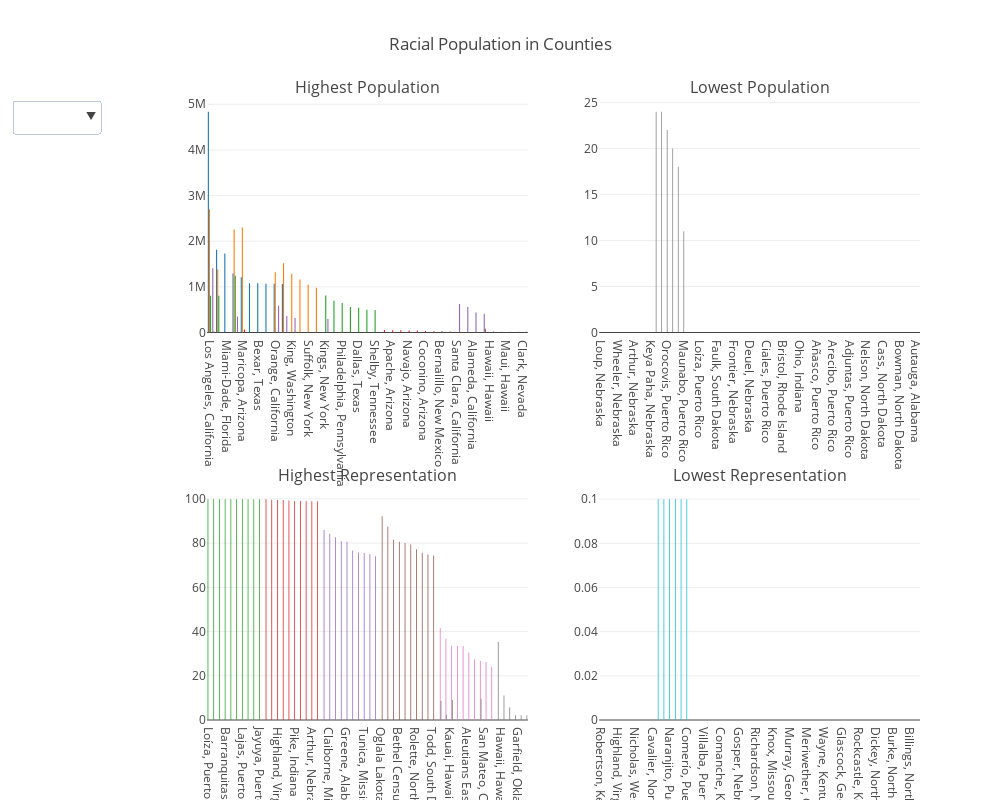

The cell this chart's notebook holds for it:
### Code cell
races = ['Hispanic', 'White', 'Black', 'Native', 'Asian', 'Pacific']

### Create individual figures
fig = tools.make_subplots(rows=2, cols=2, subplot_titles=('Highest Population',     'Lowest Population',
                                                          'Highest Representation', 'Lowest Representation'))

###################################### Population ######################################

datas = []
for race in races:
    data = county.groupby(["State", "County"])[race + "_pop"].sum().map(int).sort_values(ascending=False)
    data = data.reset_index()
    data["Place"] = data["County"] + ", " + data["State"]
    data = data.rename(columns={race + "_pop": "Values"})
    datas.append(data)
    

for data in datas:
    trace = go.Bar(
                    x=data.head(10).Place,
                    y=data.head(10).Values, 
                    showlegend=False
                )
    fig.append_trace(trace, 1, 1)
    
for data in datas:
    trace = go.Bar(
                    x=data.tail(10).Place,
                    y=data.tail(10).Values, 
                    showlegend=False
                )
    fig.append_trace(trace, 1, 2)
    
###################################### Representation ######################################

datas = []
for race in races:
    data = county.groupby(["State", "County"])[race].median().sort_values(ascending=False)
    data = data.reset_index()
    data["Place"] = data["County"] + ", " + data["State"]
    data = data.rename(columns={race: "Values"})
    datas.append(data)

for data in datas:
    trace = go.Bar(
                    x=data.head(10).Place,
                    y=data.head(10).Values, 
                    showlegend=False
                )
    fig.append_trace(trace, 2, 1)
    
for data in datas:
    trace = go.Bar(
                    x=data.tail(10).Place,
                    y=data.tail(10).Values, 
                    showlegend=False
                )
    fig.append_trace(trace, 2, 2)

### Create buttons for drop down menu
buttons = []
for i, label in enumerate(races):
    visibility = [i==j for j in range(len(races))]
    button = dict(
                 label =  label,
                 method = 'update',
                 args = [{'visible': visibility},
                     {'title': label}])
    buttons.append(button)

### Create menu
updatemenus = list([
    dict(active=-1,
         x=-0.15,
         buttons=buttons
    )
])

### Final figure edits
fig['layout']['title'] = 'Racial Population in Counties'
fig['layout']['showlegend'] = False
fig['layout']['updatemenus'] = updatemenus
fig['layout'].update(height=800, width=1000)

iplot(fig, filename='dropdown')

### Figure 1 — Plotly figure (JSON) as saved in the notebook; plotly's stock layout.template omitted (floating-point values rounded to 4 significant figures)
{"data": [{"showlegend": false, "type": "bar", "x": ["Los Angeles, California", "Harris, Texas", "Miami-Dade, Florida", "Cook, Illinois", "Maricopa, Arizona", "Riverside, California", "Bexar, Texas", "San Bernardino, California", "Orange, California", "San Diego, California"], "xaxis": "x1", "y": [4838503, 1812246, 1731211, 1293389, 1209461, 1080075, 1078871, 1070426, 1065695, 1060398], "yaxis": "y1"}, {"showlegend": false, "type": "bar", "x": ["Los Angeles, California", "Maricopa, Arizona", "Cook, Illinois", "San Diego, California", "Harris, Texas", "Orange, California", "King, Washington", "Middlesex, Massachusetts", "Suffolk, New York", "Allegheny, Pennsylvania"], "xaxis": "x1", "y": [2700326, 2302395, 2256885, 1514855, 1380966, 1321213, 1284734, 1162418, 1044955, 979991], "yaxis": "y1"}, {"showlegend": false, "type": "bar", "x": ["Cook, Illinois", "Kings, New York", "Harris, Texas", "Los Angeles, California", "Wayne, Michigan", "Philadelphia, Pennsylvania", "Prince George's, Maryland", "Dallas, Texas", "Broward, Florida", "Shelby, Tennessee"], "xaxis": "x1", "y": [1241025, 809720, 805926, 803071, 697355, 645354, 558902, 541730, 495807, 492318], "yaxis": "y1"}, {"showlegend": false, "type": "bar", "x": ["Maricopa, Arizona", "McKinley, New Mexico", "Apache, Arizona", "Robeson, North Carolina", "Navajo, Arizona", "San Juan, New Mexico", "Coconino, Arizona", "Tulsa, Oklahoma", "Bernalillo, New Mexico", "Pima, Arizona"], "xaxis": "x1", "y": [64290, 53500, 51712, 50711, 46399, 45423, 35542, 27426, 26283, 23964], "yaxis": "y1"}, {"showlegend": false, "type": "bar", "x": ["Los Angeles, California", "Santa Clara, California", "Orange, California", "Queens, New York", "Alameda, California", "Honolulu, Hawaii", "San Diego, California", "Cook, Illinois", "King, Washington", "Kings, New York"], "xaxis": "x1", "y": [1405374, 625829, 585820, 556875, 435870, 409418, 360986, 350838, 317092, 295859], "yaxis": "y1"}, {"showlegend": false, "type": "bar", "x": ["Honolulu, Hawaii", "Hawaii, Hawaii", "Los Angeles, California", "King, Washington", "Salt Lake, Utah", "Maui, Hawaii", "Sacramento, California", "Clark, Nevada", "San Diego, California", "Alameda, California"], "xaxis": "x1", "y": [84639, 21254, 20076, 16366, 16184, 15442, 14658, 14249, 12892, 12679], "yaxis": "y1"}, {"showlegend": false, "type": "bar", "x": ["Loup, Nebraska", "Jackson, West Virginia", "Haakon, South Dakota", "Wheeler, Nebraska", "Robertson, Kentucky", "Nicholas, West Virginia", "Arthur, Nebraska", "Blaine, Nebraska", "Cavalier, North Dakota", "Keya Paha, Nebraska"], "xaxis": "x2", "y": [0, 0, 0, 0, 0, 0, 0, 0, 0, 0], "yaxis": "y2"}, {"showlegend": false, "type": "bar", "x": ["Florida, Puerto Rico", "Lajas, Puerto Rico", "Orocovis, Puerto Rico", "Comerío, Puerto Rico", "Patillas, Puerto Rico", "Maunabo, Puerto Rico", "Barranquitas, Puerto Rico", "Maricao, Puerto Rico", "Loíza, Puerto Rico", "Villalba, Puerto Rico"], "xaxis": "x2", "y": [24, 24, 22, 20, 18, 11, 0, 0, 0, 0], "yaxis": "y2"}, {"showlegend": false, "type": "bar", "x": ["Gosper, Nebraska", "Faulk, South Dakota", "Gregory, South Dakota", "Hand, South Dakota", "Frontier, Nebraska", "Hyde, South Dakota", "Jerauld, South Dakota", "Deuel, Nebraska", "Lyman, South Dakota", "Blaine, Nebraska"], "xaxis": "x2", "y": [0, 0, 0, 0, 0, 0, 0, 0, 0, 0], "yaxis": "y2"}, {"showlegend": false, "type": "bar", "x": ["Cidra, Puerto Rico", "Ciales, Puerto Rico", "Ceiba, Puerto Rico", "Stonewall, Texas", "Bristol, Rhode Island", "Sutton, Texas", "Clay, Georgia", "Ohio, Indiana", "Pike, Indiana", "Washington, Georgia"], "xaxis": "x2", "y": [0, 0, 0, 0, 0, 0, 0, 0, 0, 0], "yaxis": "y2"}, {"showlegend": false, "type": "bar", "x": ["Añasco, Puerto Rico", "Glascock, Georgia", "Arroyo, Puerto Rico", "Arecibo, Puerto Rico", "Aibonito, Puerto Rico", "Aguas Buenas, Puerto Rico", "Adjuntas, Puerto Rico", "Heard, Georgia", "Jeff Davis, Georgia", "Nelson, North Dakota"], "xaxis": "x2", "y": [0, 0, 0, 0, 0, 0, 0, 0, 0, 0], "yaxis": "y2"}, {"showlegend": false, "type": "bar", "x": ["Divide, North Dakota", "Dickey, North Dakota", "Cavalier, North Dakota", "Cass, North Dakota", "Burleigh, North Dakota", "Burke, North Dakota", "Bowman, North Dakota", "Bottineau, North Dakota", "Billings, North Dakota", "Autauga, Alabama"], "xaxis": "x2", "y": [0, 0, 0, 0, 0, 0, 0, 0, 0, 0], "yaxis": "y2"}, {"showlegend": false, "type": "bar", "x": ["Loíza, Puerto Rico", "Maricao, Puerto Rico", "Maunabo, Puerto Rico", "Barranquitas, Puerto Rico", "Orocovis, Puerto Rico", "Canóvanas, Puerto Rico", "Lajas, Puerto Rico", "Comerío, Puerto Rico", "Coamo, Puerto Rico", "Jayuya, Puerto Rico"], "xaxis": "x3", "y": [99.9, 99.9, 99.9, 99.9, 99.9, 99.9, 99.9, 99.8, 99.8, 99.8], "yaxis": "y3"}, {"showlegend": false, "type": "bar", "x": ["Wheeler, Nebraska", "Jackson, Kentucky", "Highland, Virginia", "Magoffin, Kentucky", "Nicholas, West Virginia", "Pike, Indiana", "Robertson, Kentucky", "Hamilton, Illinois", "Arthur, Nebraska", "Ohio, Indiana"], "xaxis": "x3", "y": [99.8, 99.6, 99.5, 99.5, 99.3, 99.1, 99.1, 99.1, 98.9, 98.9], "yaxis": "y3"}, {"showlegend": false, "type": "bar", "x": ["Jefferson, Mississippi", "Claiborne, Mississippi", "Holmes, Mississippi", "Macon, Alabama", "Greene, Alabama", "Petersburg city, Virginia", "Coahoma, Mississippi", "Tunica, Mississippi", "Humphreys, Mississippi", "Lowndes, Alabama"], "xaxis": "x3", "y": [85.9, 84.2, 82.6, 80.9, 80.6, 76.7, 75.8, 75.5, 75.1, 74.1], "yaxis": "y3"}, {"showlegend": false, "type": "bar", "x": ["Oglala Lakota, South Dakota", "Kusilvak Census Area, Alaska", "Northwest Arctic Borough, Alaska", "Bethel Census Area, Alaska", "Menominee, Wisconsin", "Sioux, North Dakota", "Rolette, North Dakota", "Dewey, South Dakota", "Buffalo, South Dakota", "Todd, South Dakota"], "xaxis": "x3", "y": [92.1, 87.4, 81.5, 80.6, 80, 79.4, 77.2, 75.6, 74.9, 74.4], "yaxis": "y3"}, {"showlegend": false, "type": "bar", "x": ["Honolulu, Hawaii", "Aleutians West Census Area, Alaska", "Kauai, Hawaii", "Santa Clara, California", "San Francisco, California", "Aleutians East Borough, Alaska", "Alameda, California", "Maui, Hawaii", "San Mateo, California", "Queens, New York"], "xaxis": "x3", "y": [41.6, 36.8, 33.6, 33.5, 33.5, 30.5, 27.5, 26.7, 26.2, 24.2], "yaxis": "y3"}, {"showlegend": false, "type": "bar", "x": ["Kalawao, Hawaii", "Hawaii, Hawaii", "Maui, Hawaii", "Kauai, Hawaii", "Honolulu, Hawaii", "North Slope Borough, Alaska", "Aleutians West Census Area, Alaska", "Washington, Arkansas", "Garfield, Oklahoma", "Anchorage Municipality, Alaska"], "xaxis": "x3", "y": [35.3, 11.1, 9.6, 9.1, 8.6, 5.6, 2.4, 2.2, 2.1, 2.1], "yaxis": "y3"}, {"showlegend": false, "type": "bar", "x": ["Robertson, Kentucky", "Craig, Virginia", "Jackson, West Virginia", "Highland, Virginia", "Keya Paha, Nebraska", "Quitman, Georgia", "Nicholas, West Virginia", "Ohio, Indiana", "Haakon, South Dakota", "Cavalier, North Dakota"], "xaxis": "x4", "y": [0, 0, 0, 0, 0, 0, 0, 0, 0, 0], "yaxis": "y4"}, {"showlegend": false, "type": "bar", "x": ["Maunabo, Puerto Rico", "Naguabo, Puerto Rico", "Naranjito, Puerto Rico", "Orocovis, Puerto Rico", "Patillas, Puerto Rico", "Comerío, Puerto Rico", "Maricao, Puerto Rico", "Loíza, Puerto Rico", "Villalba, Puerto Rico", "Barranquitas, Puerto Rico"], "xaxis": "x4", "y": [0.1, 0.1, 0.1, 0.1, 0.1, 0.1, 0, 0, 0, 0], "yaxis": "y4"}, {"showlegend": false, "type": "bar", "x": ["Naguabo, Puerto Rico", "Morovis, Puerto Rico", "Comanche, Kansas", "Moca, Puerto Rico", "Grant, Nebraska", "Gosper, Nebraska", "Maunabo, Puerto Rico", "Frontier, Nebraska", "Grant, Kansas", "Richardson, Nebraska"], "xaxis": "x4", "y": [0, 0, 0, 0, 0, 0, 0, 0, 0, 0], "yaxis": "y4"}, {"showlegend": false, "type": "bar", "x": ["Winkler, Texas", "Peach, Georgia", "Knox, Missouri", "Willacy, Texas", "Montgomery, Missouri", "Murray, Georgia", "Morgan, Missouri", "Wharton, Texas", "Meriwether, Georgia", "Dickenson, Virginia"], "xaxis": "x4", "y": [0, 0, 0, 0, 0, 0, 0, 0, 0, 0], "yaxis": "y4"}, {"showlegend": false, "type": "bar", "x": ["Armstrong, Texas", "Wayne, Kentucky", "White, Tennessee", "Trimble, Kentucky", "Glascock, Georgia", "Todd, Kentucky", "Sequatchie, Tennessee", "Rockcastle, Kentucky", "Robertson, Kentucky", "Ralls, Missouri"], "xaxis": "x4", "y": [0, 0, 0, 0, 0, 0, 0, 0, 0, 0], "yaxis": "y4"}, {"showlegend": false, "type": "bar", "x": ["Divide, North Dakota", "Dickey, North Dakota", "Cavalier, North Dakota", "Cass, North Dakota", "Burleigh, North Dakota", "Burke, North Dakota", "Bowman, North Dakota", "Bottineau, North Dakota", "Billings, North Dakota", "Autauga, Alabama"], "xaxis": "x4", "y": [0, 0, 0, 0, 0, 0, 0, 0, 0, 0], "yaxis": "y4"}], "layout": {"annotations": [{"font": {"size": 16}, "showarrow": false, "text": "Highest Population", "x": 0.225, "xanchor": "center", "xref": "paper", "y": 1, "yanchor": "bottom", "yref": "paper"}, {"font": {"size": 16}, "showarrow": false, "text": "Lowest Population", "x": 0.775, "xanchor": "center", "xref": "paper", "y": 1, "yanchor": "bottom", "yref": "paper"}, {"font": {"size": 16}, "showarrow": false, "text": "Highest Representation", "x": 0.225, "xanchor": "center", "xref": "paper", "y": 0.375, "yanchor": "bottom", "yref": "paper"}, {"font": {"size": 16}, "showarrow": false, "text": "Lowest Representation", "x": 0.775, "xanchor": "center", "xref": "paper", "y": 0.375, "yanchor": "bottom", "yref": "paper"}], "height": 800, "showlegend": false, "title": "Racial Population in Counties", "updatemenus": [{"active": -1, "buttons": [{"args": [{"visible": [true, false, false, false, false, false]}, {"title": "Hispanic"}], "label": "Hispanic", "method": "update"}, {"args": [{"visible": [false, true, false, false, false, false]}, {"title": "White"}], "label": "White", "method": "update"}, {"args": [{"visible": [false, false, true, false, false, false]}, {"title": "Black"}], "label": "Black", "method": "update"}, {"args": [{"visible": [false, false, false, true, false, false]}, {"title": "Native"}], "label": "Native", "method": "update"}, {"args": [{"visible": [false, false, false, false, true, false]}, {"title": "Asian"}], "label": "Asian", "method": "update"}, {"args": [{"visible": [false, false, false, false, false, true]}, {"title": "Pacific"}], "label": "Pacific", "method": "update"}], "x": -0.15}], "width": 1000, "xaxis1": {"anchor": "y1", "domain": [0, 0.45]}, "xaxis2": {"anchor": "y2", "domain": [0.55, 1]}, "xaxis3": {"anchor": "y3", "domain": [0, 0.45]}, "xaxis4": {"anchor": "y4", "domain": [0.55, 1]}, "yaxis1": {"anchor": "x1", "domain": [0.625, 1]}, "yaxis2": {"anchor": "x2", "domain": [0.625, 1]}, "yaxis3": {"anchor": "x3", "domain": [0, 0.375]}, "yaxis4": {"anchor": "x4", "domain": [0, 0.375]}}}
